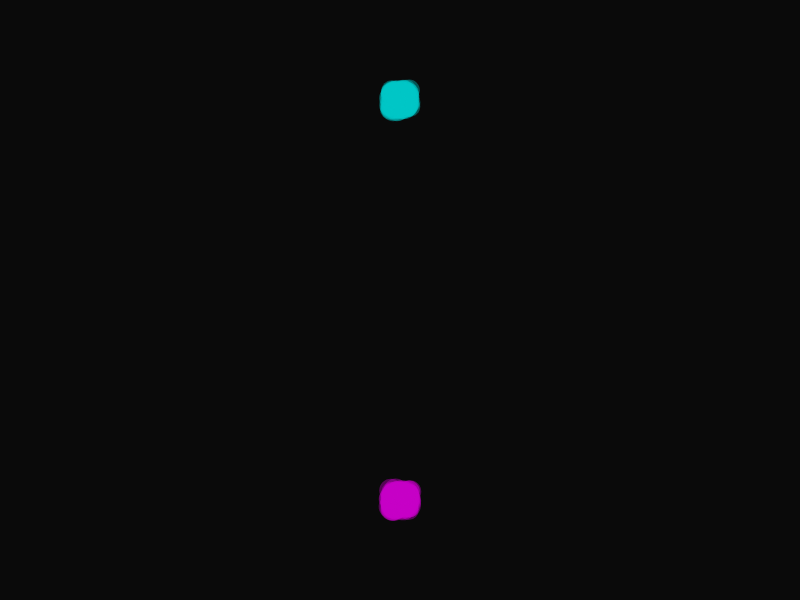
Frame 1 (no input)
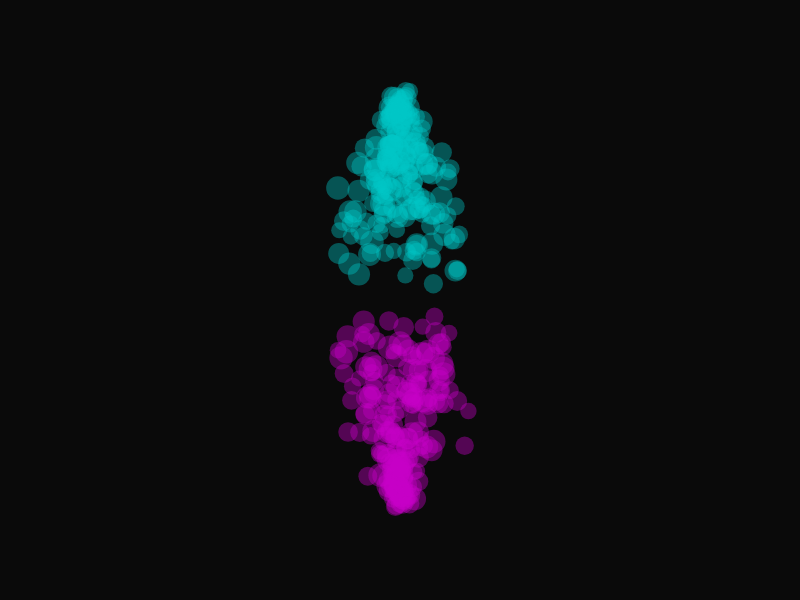
Frame 60 (no input)
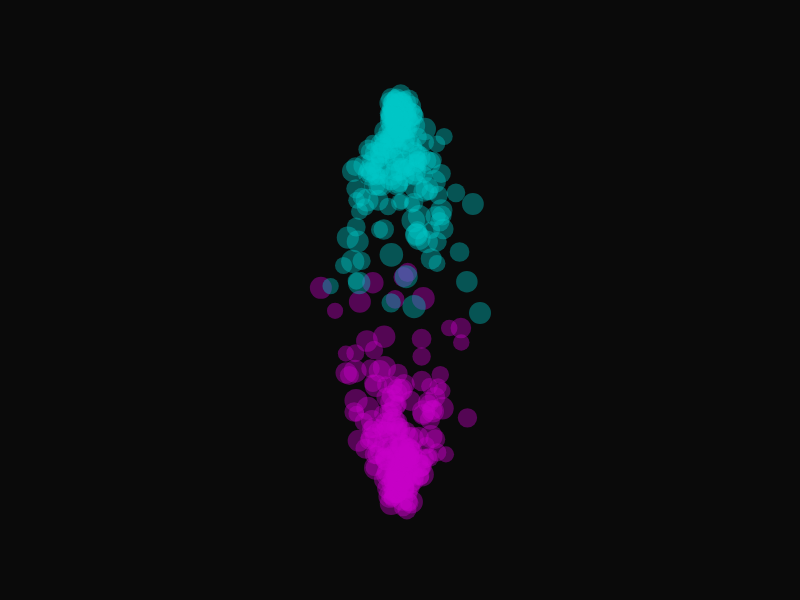
Frame 120 (the mouse pressed at the canvas centre since frame 60)

The p5.js sketch that drew these frames (run headless with seeded random() and noise() and a simulated clock; from frame 60 on, the mouse is pressed at the canvas centre):

// p5.js sketch
// ── sketch.js
function Particle(x, y, xSpeed, ySpeed, size, colour, age){
  this.x        = x;
  this.y        = y;
  this.xSpeed   = xSpeed;
  this.ySpeed   = ySpeed;
  this.size     = size;
  this.colour   = colour;
  this.age      = age;

  this.drawParticle = function(){
    fill(this.colour);
    ellipse(this.x, this.y, this.size);
  }

  this.moveParticle = function(){
    this.x += this.xSpeed;
    this.y += this.ySpeed;
    this.age ++;
  }

  this.ageParticle = function(){
    this.age ++;
  }
}

function Emitter(emitterXpos, emitterYpos, partXspeed, partYspeed, partSize, partColour){
  this.x        = emitterXpos;
  this.y        = emitterYpos;
  this.xSpeed   = partXspeed;
  this.ySpeed   = partYspeed;
  this.size     = partSize;
  this.colour   = partColour;

  this.number   = 0;
  this.lifetime = 0;

  this.particles = [];


  this.initializeEmitter = function(particlesNumber, particlesLifetime){
    this.number = particlesNumber;
    this.lifetime = particlesLifetime;
    
    // load emitter with initial particles
    for(let i = 0; i < this.number; i++){
      this.particles.push(this.addParticle());
    }
  }

  this.addParticle = function(){

    let p = new Particle(
      random(this.x - 10, this.x + 10),
      random(this.y - 10, this.y + 10),
      random(this.xSpeed -1, this.xSpeed +1),
      random(this.ySpeed -1, this.ySpeed +1),
      random(this.size -4, this.size +4),
      this.colour,
      random(this.lifetime/2,this.lifetime)
    )
    return p;
  }

  this.emitParticles = function(){

    //iterate thru particles and update each one
    for(let i = this.particles.length -1; i >=0; i--){
      this.particles[i].drawParticle();
      this.particles[i].moveParticle();
      this.particles[i].ageParticle();
      this.replaceExpiredParticle(i);
    }
  }

  this.replaceExpiredParticle = function(i){

    //if particle has aged past lifetime, delete it
    if(this.particles[i].age > this.lifetime){
      this.particles.splice(i, 1);

      //spawn a new particle in its place
      this.particles.push(this.addParticle());
    }
  }
}



let emitup;
let emitdown;

function setup() {

  createCanvas(800, 600);
  noStroke();

  emitup = new Emitter(
    width/2, 
    height-100, 
    0, 
    -2, 
    20, 
    color(200, 0, 200,100)
    );

  emitdown = new Emitter(
    width/2, 
    100, 
    0, 
    2, 
    20, 
    color(0, 200, 200,100)
    );

  emitup.initializeEmitter(200,400);
  emitdown.initializeEmitter(200,400);
}

function draw() {

  background(10);
  emitup.emitParticles();
  emitdown.emitParticles();

}
